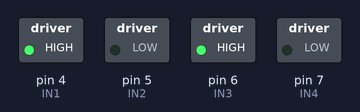
This sketch was run on a simulated Arduino Uno, built with avr-gcc and run on an emulated ATmega328P. Shown: switched loads named in the sketch (green lamp = pin HIGH).

Above: at 0.1 s.
Timing chart, 0 to 1.6 s (numbered marks = the images above):
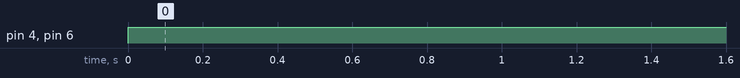

The sketch:

algoritmo.ino
```cpp
//Programa : Controle 2 motores DC usando Ponte H

//Conexão dos pinos Arduino na Ponte H,  abaixo temos variaveis globais
int IN1 = 4;
int IN2 = 5;
int IN3 = 6;
int IN4 = 7;

void setup(){

 pinMode(IN1, OUTPUT);
 pinMode(IN2, OUTPUT);
 pinMode(IN3, OUTPUT);
 pinMode(IN4, OUTPUT);
}

void loop(){
 digitalWrite(IN1,HIGH);
 digitalWrite(IN2, LOW);
 digitalWrite(IN3, HIGH);
 digitalWrite(IN4, LOW);
}
```

Measured:
- by itself, pin 4 (IN1), pin 6 (IN3): LOW → HIGH at 0.00 s
